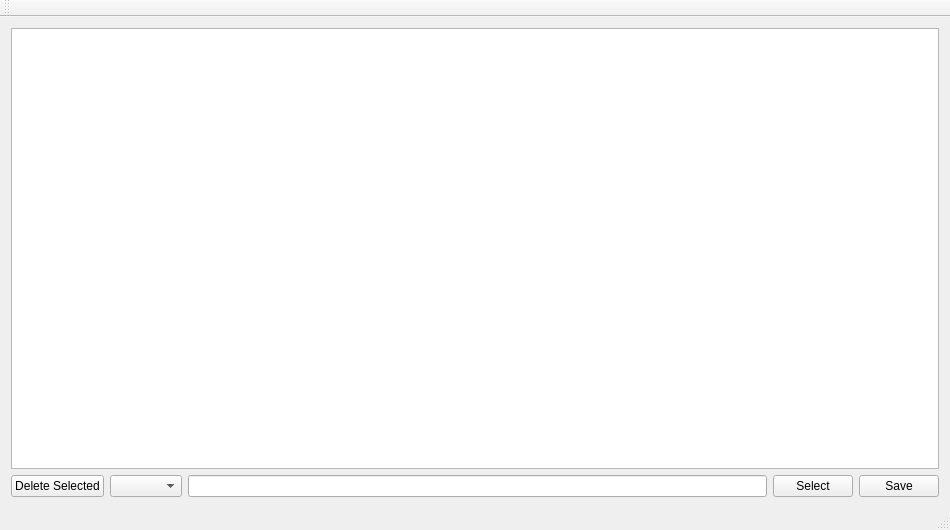
<?xml version="1.0" encoding="UTF-8"?>
<ui version="4.0">
 <class>MainWindow</class>
 <widget class="QMainWindow" name="MainWindow">
  <property name="geometry">
   <rect>
    <x>0</x>
    <y>0</y>
    <width>950</width>
    <height>530</height>
   </rect>
  </property>
  <property name="windowTitle">
   <string>Recently used Files</string>
  </property>
  <property name="locale">
   <locale language="English" country="UnitedKingdom"/>
  </property>
  <property name="documentMode">
   <bool>false</bool>
  </property>
  <widget class="QWidget" name="centralwidget">
   <property name="sizePolicy">
    <sizepolicy hsizetype="Expanding" vsizetype="Expanding">
     <horstretch>1</horstretch>
     <verstretch>1</verstretch>
    </sizepolicy>
   </property>
   <layout class="QGridLayout" name="gridLayout_2">
    <item row="1" column="2">
     <widget class="QLineEdit" name="lineEditSelection"/>
    </item>
    <item row="1" column="4">
     <widget class="QPushButton" name="pushButtonSave">
      <property name="enabled">
       <bool>true</bool>
      </property>
      <property name="text">
       <string>Save</string>
      </property>
     </widget>
    </item>
    <item row="1" column="0">
     <widget class="QPushButton" name="pushButtonDeleteSelected">
      <property name="enabled">
       <bool>true</bool>
      </property>
      <property name="text">
       <string>Delete Selected</string>
      </property>
     </widget>
    </item>
    <item row="0" column="0" colspan="5">
     <widget class="QTableView" name="tableView">
      <property name="editTriggers">
       <set>QAbstractItemView::EditKeyPressed</set>
      </property>
      <property name="alternatingRowColors">
       <bool>true</bool>
      </property>
      <property name="sortingEnabled">
       <bool>true</bool>
      </property>
     </widget>
    </item>
    <item row="1" column="3">
     <widget class="QPushButton" name="pushButtonSelect">
      <property name="text">
       <string>Select</string>
      </property>
     </widget>
    </item>
    <item row="1" column="1">
     <widget class="QComboBox" name="comboBoxSearchColumn"/>
    </item>
   </layout>
  </widget>
  <widget class="QMenuBar" name="menuBar">
   <property name="geometry">
    <rect>
     <x>0</x>
     <y>0</y>
     <width>950</width>
     <height>21</height>
    </rect>
   </property>
  </widget>
  <widget class="QToolBar" name="mainToolBar">
   <attribute name="toolBarArea">
    <enum>TopToolBarArea</enum>
   </attribute>
   <attribute name="toolBarBreak">
    <bool>false</bool>
   </attribute>
  </widget>
  <widget class="QStatusBar" name="statusBar"/>
 </widget>
 <layoutdefault spacing="6" margin="11"/>
 <resources/>
 <connections/>
</ui>
